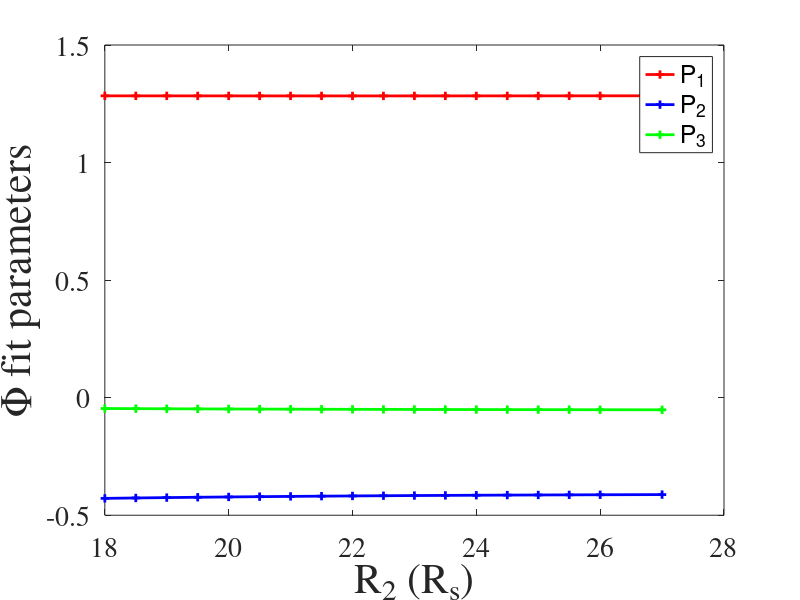
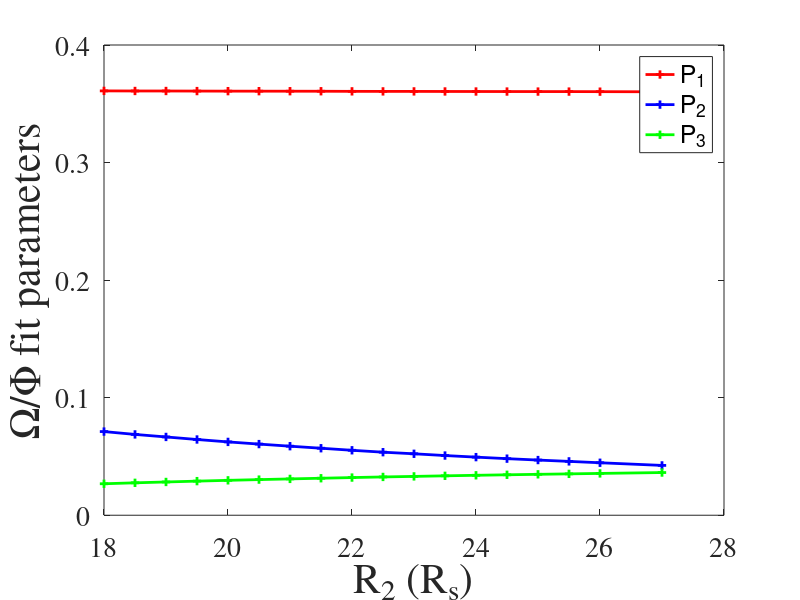

The MATLAB source for these figures, in order:
clear all
clc

R2=[18 18.5 19 19.5 20 20.5 21 21.5 22 22.5 23 23.5 24 24.5 25 25.5 26 27];
coefphi2=[1.283776,-0.428253,-0.046156;
    1.283714,-0.426558,-0.046707;
    1.283657,-0.424993,-0.047214;
    1.283610,-0.423555,-0.047681;
    1.283569,-0.422228,-0.048112;
    1.283537,-0.421007,-0.048509
    1.283517,-0.419889,-0.048875;
    1.283506,-0.418863,-0.049212;
    1.283506,-0.417925,-0.049523;
    1.283515,-0.417068,-0.049811;
    1.283536,-0.416290,-0.050076;
    1.283566,-0.415580,-0.050321;
    1.283606,-0.414937,-0.050547;
    1.283654,-0.414354,-0.050756;
    1.283711,-0.413829,-0.050949;
    1.283775,-0.413356,-0.051127;
    1.283846,-0.412931,-0.051292;
    1.284011,-0.412216,-0.051584];


coefOm=[0.360963,+0.071165,+0.026774;
    0.360885,+0.068743,+0.027574;
    0.360875,+0.066598,+0.028294;
    0.360809,+0.064424,+0.029010;
    0.360746,+0.062377,+0.029686;
    0.360723,+0.060521,+0.030305;
    0.360696,+0.058728,+0.030900;
    0.360663,+0.056997,+0.031472;
    0.360569,+0.055247,+0.032043;
    0.360535,+0.053629,+0.032571;
    0.360532,+0.052271,+0.033035;
    0.360478,+0.050778,+0.033522;
    0.360442,+0.049425,+0.033972;
    0.360407,+0.048128,+0.034402;
    0.360388,+0.046936,+0.034803;
    0.360371,+0.045806,+0.035184;
    0.360311,+0.044639,+0.035571;
    0.360187,+0.042386,+0.036312];

figure
plot(R2,coefphi2(:,1)','r+-','linewidth',2)
hold on
plot(R2,coefphi2(:,2)','b+-','linewidth',2)
hold on
plot(R2,coefphi2(:,3)','g+-','linewidth',2)
legend('P_1','P_2','P_3')
set(gca, 'FontSize', 20, 'fontName','Times');
xlabel('R_2 (R_s)','Fontsize',30)
ylabel('\Phi fit parameters','Fontsize',30)


figure
plot(R2,coefOm(:,1)','r+-','linewidth',2)
hold on
plot(R2,coefOm(:,2)','b+-','linewidth',2)
hold on
plot(R2,coefOm(:,3)','g+-','linewidth',2)
legend('P_1','P_2','P_3')
set(gca, 'FontSize', 20, 'fontName','Times');
xlabel('R_2 (R_s)','Fontsize',30)
ylabel('\Omega/\Phi fit parameters','Fontsize',30)